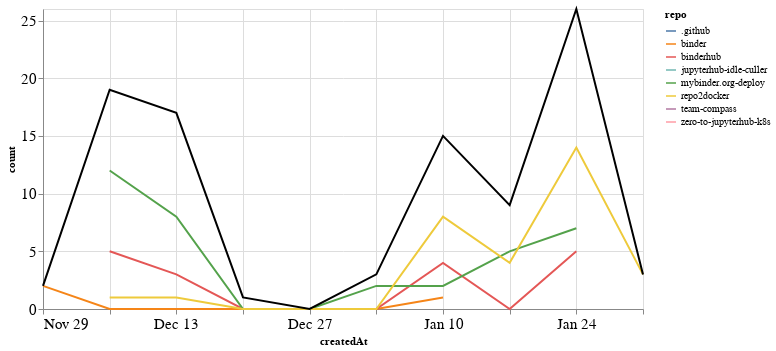

Write notebook code for a chart like this one.
### Markdown cell above
### Comments

### Code cell
comments_time = comments.groupby('repo').resample('W', on='createdAt').count()['author'].reset_index()
comments_time = comments_time.rename(columns={'author': 'count'})
comments_time_total = comments_time.groupby('createdAt').agg({"count": "sum"}).reset_index()
ch1 = alt.Chart(comments_time, width=600).mark_line().encode(
    x='createdAt',
    y='count',
    color='repo',
    tooltip="repo"
)

ch2 = alt.Chart(comments_time_total, width=600).mark_line(color="black").encode(
    x='createdAt',
    y='count',
)

ch1 + ch2

### Figure 1 — Vega-Lite specification as saved in the notebook (floating-point values rounded to 4 significant figures)
{"config": {"axisLeft": {"labelFontSize": 15}, "axisBottom": {"labelFontSize": 15}}, "layer": [{"data": {"name": "data-ec972860e4741239a544a8de02ed0e5d"}, "mark": "line", "encoding": {"color": {"type": "nominal", "field": "repo"}, "tooltip": {"type": "nominal", "field": "repo"}, "x": {"type": "temporal", "field": "createdAt"}, "y": {"type": "quantitative", "field": "count"}}, "width": 600}, {"data": {"name": "data-13042056b14920c776df71c25cc79e9f"}, "mark": {"type": "line", "color": "black"}, "encoding": {"x": {"type": "temporal", "field": "createdAt"}, "y": {"type": "quantitative", "field": "count"}}, "width": 600}], "$schema": "https://vega.github.io/schema/vega-lite/v4.8.1.json", "datasets": {"data-ec972860e4741239a544a8de02ed0e5d": [{"repo": ".github", "createdAt": "2020-12-06T00:00:00", "count": 1}, {"repo": "binder", "createdAt": "2020-11-29T00:00:00", "count": 2}, {"repo": "binder", "createdAt": "2020-12-06T00:00:00", "count": 0}, {"repo": "binder", "createdAt": "2020-12-13T00:00:00", "count": 0}, {"repo": "binder", "createdAt": "2020-12-20T00:00:00", "count": 0}, {"repo": "binder", "createdAt": "2020-12-27T00:00:00", "count": 0}, {"repo": "binder", "createdAt": "2021-01-03T00:00:00", "count": 0}, {"repo": "binder", "createdAt": "2021-01-10T00:00:00", "count": 1}, {"repo": "binderhub", "createdAt": "2020-12-06T00:00:00", "count": 5}, {"repo": "binderhub", "createdAt": "2020-12-13T00:00:00", "count": 3}, {"repo": "binderhub", "createdAt": "2020-12-20T00:00:00", "count": 0}, {"repo": "binderhub", "createdAt": "2020-12-27T00:00:00", "count": 0}, {"repo": "binderhub", "createdAt": "2021-01-03T00:00:00", "count": 0}, {"repo": "binderhub", "createdAt": "2021-01-10T00:00:00", "count": 4}, {"repo": "binderhub", "createdAt": "2021-01-17T00:00:00", "count": 0}, {"repo": "binderhub", "createdAt": "2021-01-24T00:00:00", "count": 5}, {"repo": "jupyterhub-idle-culler", "createdAt": "2021-01-03T00:00:00", "count": 1}, {"repo": "mybinder.org-deploy", "createdAt": "2020-12-06T00:00:00", "count": 12}, {"repo": "mybinder.org-deploy", "createdAt": "2020-12-13T00:00:00", "count": 8}, {"repo": "mybinder.org-deploy", "createdAt": "2020-12-20T00:00:00", "count": 0}, {"repo": "mybinder.org-deploy", "createdAt": "2020-12-27T00:00:00", "count": 0}, {"repo": "mybinder.org-deploy", "createdAt": "2021-01-03T00:00:00", "count": 2}, {"repo": "mybinder.org-deploy", "createdAt": "2021-01-10T00:00:00", "count": 2}, {"repo": "mybinder.org-deploy", "createdAt": "2021-01-17T00:00:00", "count": 5}, {"repo": "mybinder.org-deploy", "createdAt": "2021-01-24T00:00:00", "count": 7}, {"repo": "repo2docker", "createdAt": "2020-12-06T00:00:00", "count": 1}, {"repo": "repo2docker", "createdAt": "2020-12-13T00:00:00", "count": 1}, {"repo": "repo2docker", "createdAt": "2020-12-20T00:00:00", "count": 0}, {"repo": "repo2docker", "createdAt": "2020-12-27T00:00:00", "count": 0}, {"repo": "repo2docker", "createdAt": "2021-01-03T00:00:00", "count": 0}, {"repo": "repo2docker", "createdAt": "2021-01-10T00:00:00", "count": 8}, {"repo": "repo2docker", "createdAt": "2021-01-17T00:00:00", "count": 4}, {"repo": "repo2docker", "createdAt": "2021-01-24T00:00:00", "count": 14}, {"repo": "repo2docker", "createdAt": "2021-01-31T00:00:00", "count": 3}, {"repo": "team-compass", "createdAt": "2020-12-20T00:00:00", "count": 1}, {"repo": "zero-to-jupyterhub-k8s", "createdAt": "2020-12-13T00:00:00", "count": 5}], "data-13042056b14920c776df71c25cc79e9f": [{"createdAt": "2020-11-29T00:00:00", "count": 2}, {"createdAt": "2020-12-06T00:00:00", "count": 19}, {"createdAt": "2020-12-13T00:00:00", "count": 17}, {"createdAt": "2020-12-20T00:00:00", "count": 1}, {"createdAt": "2020-12-27T00:00:00", "count": 0}, {"createdAt": "2021-01-03T00:00:00", "count": 3}, {"createdAt": "2021-01-10T00:00:00", "count": 15}, {"createdAt": "2021-01-17T00:00:00", "count": 9}, {"createdAt": "2021-01-24T00:00:00", "count": 26}, {"createdAt": "2021-01-31T00:00:00", "count": 3}]}}
